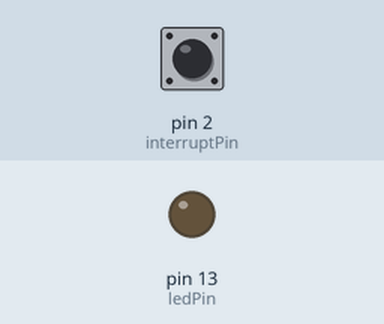
This sketch was run on a simulated Arduino Uno, built with avr-gcc and run on an emulated ATmega328P. Shown: output pins drawn as LEDs (lit = HIGH). The inputs (shaded band) are chosen by the test bench; at power-on: pin 2 (interruptPin) HIGH. What the sketch prints to the serial monitor is not drawn.

Above: at 1.2 s.
1.3 s: pin 2 (interruptPin) pulled LOW for 0.15 s
At 1.37 s:
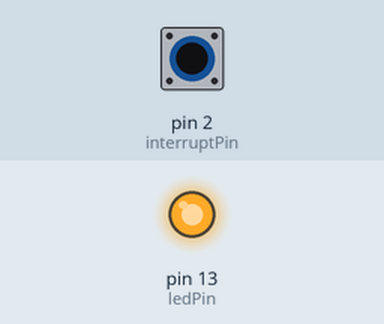
2.9 s: pin 2 (interruptPin) pulled LOW for 3.2 s
At 6.4 s:
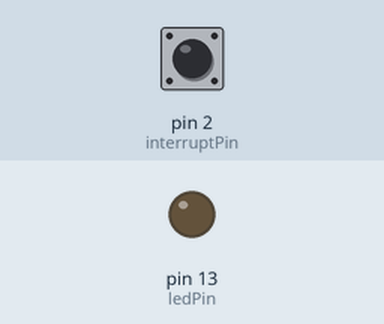
Timing chart, 0 to 7.9 s (numbered marks = the images above; inputs shaded):
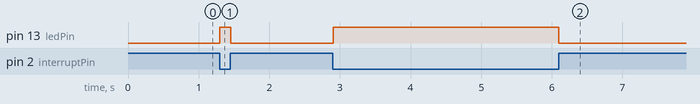

Measured:
- after the input at 1.3 s, pin 13 (ledPin): LOW → HIGH at once, → LOW 0.15 s later
- after the input at 2.9 s, pin 13 (ledPin): LOW → HIGH at once, → LOW 3.2 s later

The sketch:

RPM_calculator.ino
```cpp
const byte ledPin = 13;
const byte interruptPin = 2;
volatile byte state = LOW;
int val=0;

void setup() {
pinMode(ledPin, OUTPUT);
pinMode(interruptPin, INPUT_PULLUP);
attachInterrupt(digitalPinToInterrupt(interruptPin), test, CHANGE);
Serial.begin(9600);
}

void loop() {
digitalWrite(ledPin, state);
Serial.println(val/2);
}

void test() {
state = !state;
val++;
}
```
